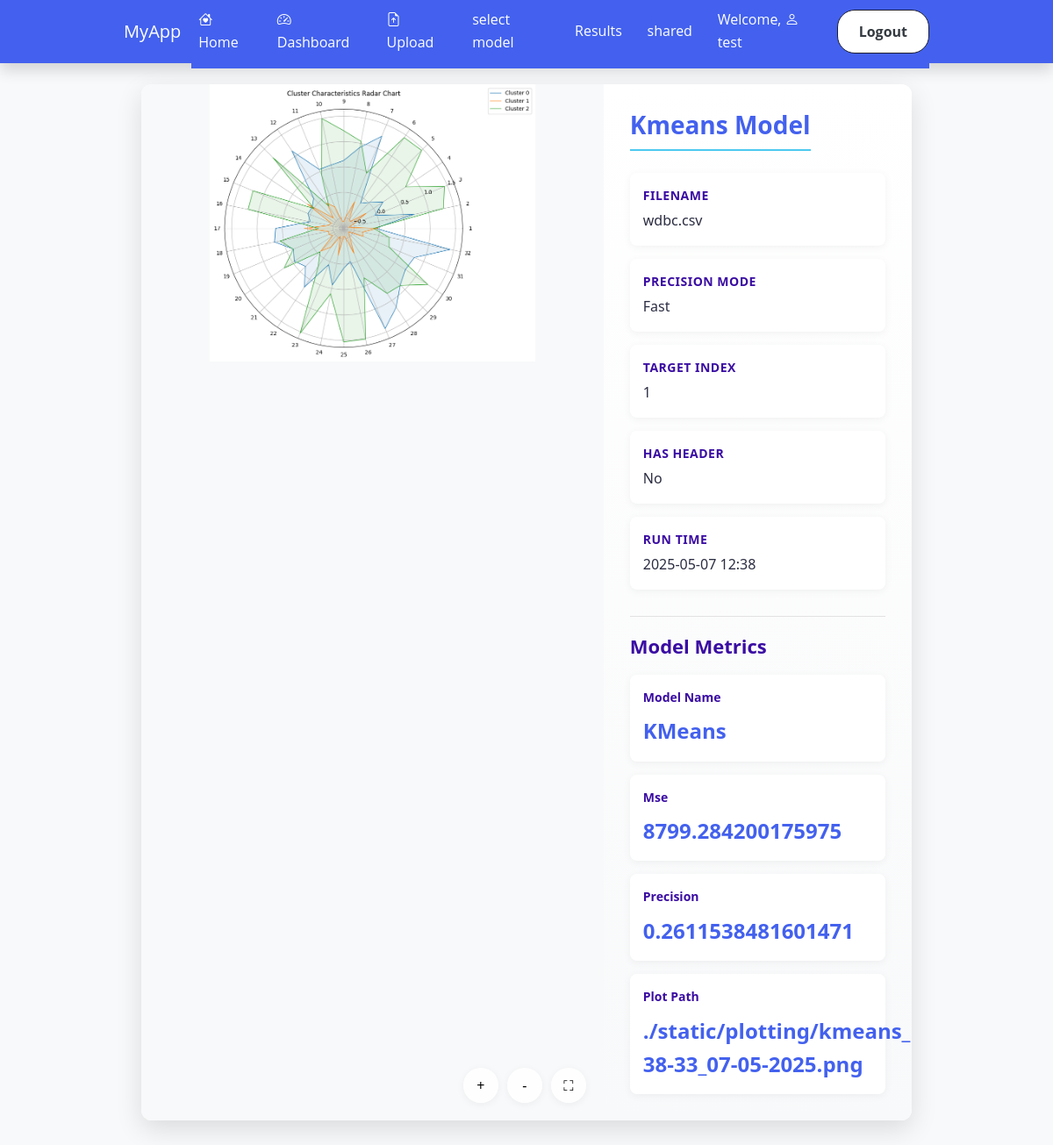
Page /view_result/5 (signed in) on the committed database.
### app/models.py (models this page shows)
class User(db.Model, UserMixin):
    id = db.Column(db.Integer, primary_key=True)
    username = db.Column(db.String(150), unique=True, nullable=False)
    password = db.Column(db.String(150), nullable=False)
    email = db.Column(db.String(150), unique=True, nullable=False)

class ModelRun(db.Model):
    id = db.Column(db.Integer, primary_key=True)
    user_id = db.Column(db.Integer, nullable=False)
    filename = db.Column(db.String(255), nullable=False)  # CSV file selected
    model_type = db.Column(db.String(50), nullable=False)  # e.g., 'lr', 'knn'
    precision_mode = db.Column(db.String(50), nullable=False)  # e.g., 'fast', 'balanced', 'accurate'
    target_index = db.Column(db.Integer, nullable=False)  # Index of target column
    has_header = db.Column(db.Boolean, default=True)  # If CSV has a header
    created_at = db.Column(db.DateTime, nullable=False)  # file creation time
    result_json = db.Column(db.Text)  # Store output metrics as JSON (if needed)
    graph_path = db.Column(db.String(255))  # Path to the saved chart image (if any)

### app/routes.py (the view)
@main.route('/view_result/<int:run_id>')
@login_required
def view_result(run_id):
    run = ModelRun.query.get_or_404(run_id)
    if run.user_id != current_user.id:
        flash('error')
    import json
    metrics = {}
    if run.result_json:
        try:
            metrics = json.loads(run.result_json)
        except:
            pass
    return render_template('view.html', run=run, metrics=metrics)

### app/__init__.py (called while the page is built)
def create_app():
    app = Flask(__name__)
    app.config['SECRET_KEY'] = 'devkey'
    app.config['SQLALCHEMY_DATABASE_URI'] = 'sqlite:///database.db'
    db.init_app(app)
    migrate.init_app(app, db)
    login_manager.init_app(app)
    login_manager.login_view = 'main.login'
    from app.models import User  # after app setup to avoid circular import
    @login_manager.user_loader
    def load_user(user_id):
        return User.query.get(int(user_id))
    from .routes import main
    app.register_blueprint(main)
    return app

### app/templates/view.html (shortened to what this page needs)
{% extends "layout.html" %}
{% block content %}
<div class="model-container fade-in">
  <div class="model-card">
    <div class="model-image-container" id="imageContainer">
      {% if run.graph_path %}
        <div class="model-image-wrapper">
          <img src="{{ url_for('static', filename=run.graph_path.split('static/')[-1]) }}"
               class="model-image" id="modelImage" alt="Model visualization">
        </div>
        <div class="image-controls">
          <button class="image-control-btn" id="zoomIn" title="Zoom In">+</button>
          <button class="image-control-btn" id="zoomOut" title="Zoom Out">-</button>
          <button class="image-control-btn" id="fullscreen" title="Fullscreen">⛶</button>
        </div>
      {% else %}
        <div class="no-image">
          <p>No visualization available for this model</p>
        </div>
      {% endif %}
    </div>
    <div class="model-details">
      <h4 class="model-title">{{ run.model_type | title }} Model</h4>
      <div class="model-info">
        <div class="info-item">
          <div class="info-label">Filename</div>
          <div class="info-value">{{ run.filename }}</div>
        </div>
        <div class="info-item">
          <div class="info-label">Precision Mode</div>
          <div class="info-value">{{ run.precision_mode }}</div>
        </div>
        <div class="info-item">
          <div class="info-label">Target Index</div>
          <div class="info-value">{{ run.target_index }}</div>
        </div>
        <div class="info-item">
          <div class="info-label">Has Header</div>
          <div class="info-value">{{ 'Yes' if run.has_header else 'No' }}</div>
        </div>
        <div class="info-item">
          <div class="info-label">Run Time</div>
          <div class="info-value">{{ run.created_at.strftime('%Y-%m-%d %H:%M') }}</div>
        </div>
      </div>
      {% if metrics %}
        <div class="metrics-section">
          <h5 class="metrics-title">Model Metrics</h5>
          <div class="metrics-grid">
            {% for key, value in metrics.items() %}
              <div class="metric-card" data-metric="{{ key }}">
                <div class="metric-name">{{ key | replace("_", " ") | title }}</div>
                <div class="metric-value">{{ value }}</div>
              </div>
            {% endfor %}
          </div>
        </div>
      {% endif %}
    </div>
  </div>
</div>
{% endblock %}

### app/templates/layout.html (shortened to what this page needs)
<!DOCTYPE html>
<html lang="en">
<head>
    <link href="https://cdn.jsdelivr.net/npm/bootstrap@5.3.0-alpha1/dist/css/bootstrap.min.css" rel="stylesheet">
    <link href="https://cdn.jsdelivr.net/npm/bootstrap-icons@1.10.5/font/bootstrap-icons.css" rel="stylesheet">
    <link rel="stylesheet" href="{{ url_for('static', filename='css/style.css') }}">
    <link rel="stylesheet" href="{{ url_for('static', filename='css/style.css') }}">
</head>
<body>
    <nav class="navbar navbar-expand-md ">
        <div class="container">
            <a class="navbar-brand" href="{{ url_for('main.index') }}">MyApp</a>
            <div class="collapse navbar-collapse" id="navbarNav">
                <ul class="navbar-nav me-auto">
                    <li class="nav-item">
                        <a class="nav-link" href="{{ url_for('main.index') }}"> <i class="bi bi-house-heart"></i> Home</a>
                    </li>
                    {% if current_user.is_authenticated %}
                    <li class="nav-item">
                        <a class="nav-link" href="{{ url_for('main.dashboard', user_id=current_user.id) }}"><i class="bi bi-speedometer2"></i> Dashboard</a>
                    </li>
                    <li class="nav-item">
                        <a class="nav-link" href="{{ url_for('main.upload', user_id=current_user.id) }}"> <i class="bi bi-file-earmark-arrow-up"></i> Upload</a>
                    </li>
                    <li class="nav-item">
                        <a class="nav-link" href="{{ url_for('main.select_model', user_id=current_user.id) }}">select model</a>
                    </li>
                    <li class="nav-item">
                        <a class="nav-link" href="{{ url_for('main.results', user_id=current_user.id) }}">Results</a>
                    </li>
                    <li class="nav-item">
                        <a class="nav-link" href="{{ url_for('main.shared_with_me', user_id=current_user.id) }}">shared</a>
                    </li>
                    {% endif %}
                </ul>
                <ul class="navbar-nav ms-auto">
                    {% if current_user.is_authenticated %}
                    <li class="nav-item">
                        <span class="nav-link">Welcome, <i class="bi bi-person"></i> {{ current_user.username }}</span>
                    </li>
                    <li class="nav-item">
                        <a class="btn btn-light" href="{{ url_for('main.logout') }}">Logout</a>
                    </li>
                    {% endif %}
                </ul>
            </div>
        </div>
    </nav>
    <div class="container mt-4">
        {% block content %}{% endblock %}
    </div>
</body>
</html>

### app/static/css/style.css (style rules this page uses)
:root { --primary-color: rgb(65, 105, 225); --secondary-color: rgb(108, 117, 125); --light-color: rgb(248, 249, 250); --dark-color: rgb(52, 58, 64); --success-color: rgb(40, 167, 69); --border-radius: 0.375rem; --box-shadow: 0 0.5rem 1rem rgba(0, 0, 0, 0.15); --transition: all 0.3s ease; font-family: 'Open Sans', 'Segoe UI', system-ui, -apple-system, sans-serif; }
body { font-family: var(--font-family); line-height: 1.6; color: var(--dark-color); background-color: var(--light-color); min-height: 100vh; padding: 1rem; padding-top: 3.5rem; margin: 0; }
a { text-decoration: none; color: var(--primary-color); transition: var(--transition); }
.navbar { background-color: var(--primary-color); height: 4.5rem; top: 0; left: 0; right: 0; margin: 0; padding: 0.5rem 1rem; position: fixed; box-shadow: var(--box-shadow); transition: var(--transition); width: 100%; z-index: 1000; }
.navbar .navbar-nav { align-items: center; }
.navbar .btn { white-space: nowrap; }
.navbar-brand { align-items: center; display: flex; font-size: 1.25rem; font-weight: narrower; color: white; margin-right: 0.75rem; padding-bottom: 0; display: flex; align-items: center; height: 100%; padding-top: 0.5rem; padding-bottom: 0.5rem; }
.nav-link { align-items: center; color: white; margin-right: 0.8rem; padding-top: 0.5rem; padding-bottom: 0.5rem; transition: var(--transition); }
.navbar-collapse { background-color: var(--primary-color); padding-top: 0.5rem; padding-bottom: 0.5rem; margin-top: 0; transition: var(--transition); }
.container { max-width: 950px; margin: 2rem auto; padding: 0 1rem; }
.btn { display: inline-flex; align-items: center; justify-content: center; background-color: var(--primary-color); color: white; padding: 0.75rem 1.5rem; border: none; border-radius: var(--border-radius); cursor: pointer; font-size: 1rem; font-weight: 600; transition: var(--transition); width: 100%; border-radius: 20px; }
.btn-light { background-color: white; color: var(--dark-color); border: 1.5px solid rgba(30, 30, 47, 1); font-weight: bold; transition: var(--transition); }

### rows in the picture
User: username "test"
ModelRun: graph_path (picture), model_type "Kmeans", filename "wdbc.csv", precision_mode "Fast", target_index "1", has_header "No", created_at "2025-05-07 12:38"

### other values in the picture
{{ key | replace("_", " ") | title }} "Model Name" "Mse" "Precision" "Plot Path"
{{ value }} "KMeans" "8799.284200175975" "0.2611538481601471"
